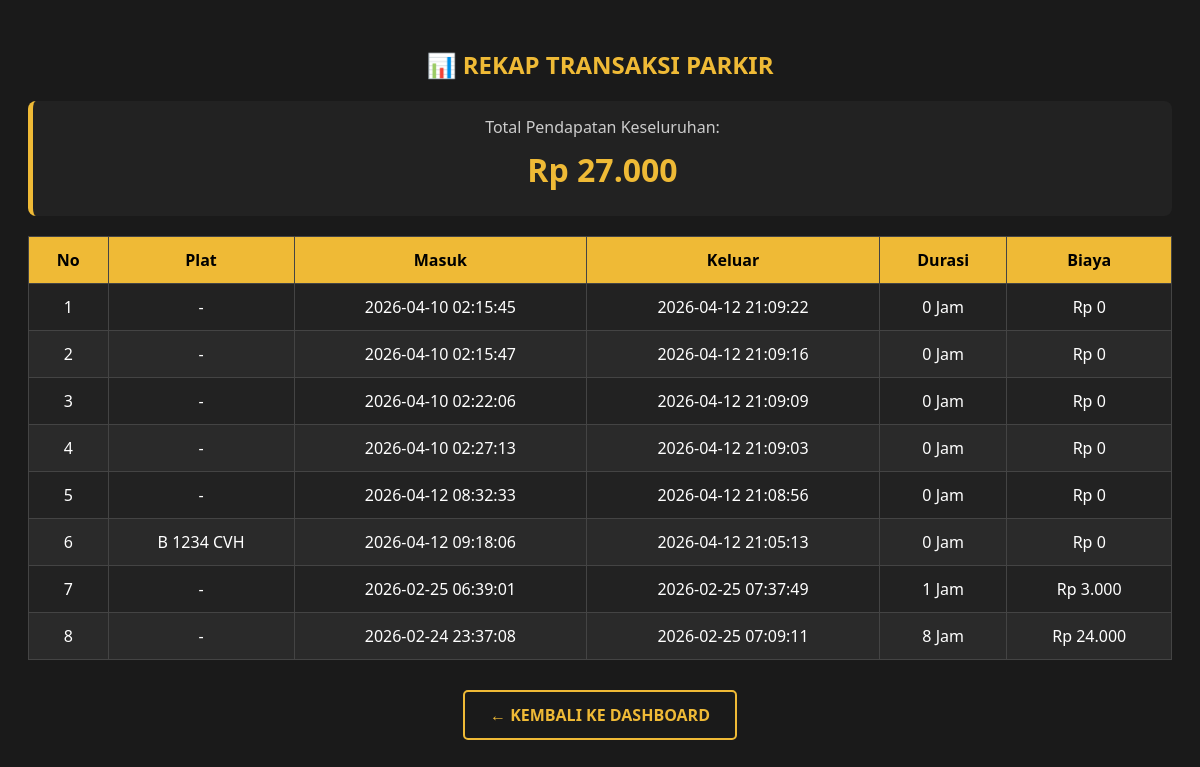
Screenshot of /views/owner/rekap_owner.php (signed in) with the database file from the repository.
### tables this page shows
CREATE TABLE `tb_transaksi` (
  `id_parkir` int(11) NOT NULL,
  `id_kendaraan` int(11) DEFAULT NULL,
  `no_plat` varchar(15) DEFAULT NULL,
  `jenis_kendaraan` enum('motor','mobil') DEFAULT NULL,
  `waktu_masuk` datetime NOT NULL,
  `waktu_keluar` datetime DEFAULT NULL,
  `id_tarif` int(11) DEFAULT NULL,
  `durasi_jam` int(11) DEFAULT NULL,
  `biaya_total` decimal(10,0) DEFAULT NULL,
  `status` enum('masuk','keluar') NOT NULL,
  `id` int(11) DEFAULT NULL,
  `id_area` int(11) DEFAULT NULL
);

### Models/m_koneksi.php (called while the page is built, shortened)
<?php
class m_koneksi {
    private $host = "localhost",
            $username = "root",
            $pass = "",
            $db = "ukkpaket2_windamarlianiani";
    function __construct() {
        $this->koneksi = mysqli_connect($this->host, $this->username, $this->pass, $this->db);
    }
}
?>

### Models/m_transaksi.php (called while the page is built, shortened)
<?php
require_once "m_koneksi.php";
class m_transaksi {
    private $koneksi;
    public function __construct() {
        $db = new m_koneksi();
        $this->koneksi = $db->koneksi;
    }
    public function getRekapTransaksi() {
        return mysqli_query($this->koneksi, "SELECT * FROM tb_transaksi WHERE status = 'keluar' ORDER BY waktu_keluar DESC");
    }
    public function getTotalPendapatan() {
        $query = mysqli_query($this->koneksi, "SELECT SUM(biaya_total) as total FROM tb_transaksi WHERE status = 'keluar'");
        if ($query) {
            $data = mysqli_fetch_assoc($query);
            return $data['total'] ?? 0;
        }
        return 0;
    }
}
?>

### views/owner/rekap_owner.php (the view, shortened to what this page needs)
<?php
require_once "../../Models/m_transaksi.php";
$model = new m_transaksi();
$rekap = $model->getRekapTransaksi();
$total_duit = $model->getTotalPendapatan();
?>
<!DOCTYPE html>
<html lang="id">
<head>
</head>
<body>
    <h2>📊 REKAP TRANSAKSI PARKIR</h2>
    <div class="total-card">
        <p style="margin: 0; color: #ccc;">Total Pendapatan Keseluruhan:</p>
        <h2 style="margin: 10px 0; font-size: 32px;">Rp <?= number_format($total_duit, 0, ',', '.') ?></h2>
    </div>
    <table>
        <thead>
            <tr>
                <th>No</th>
                <th>Plat</th>
                <th>Masuk</th>
                <th>Keluar</th>
                <th>Durasi</th>
                <th>Biaya</th>
            </tr>
        </thead>
        <tbody>
            <?php
            $no = 1;
            while($row = mysqli_fetch_assoc($rekap)):
            ?>
            <tr>
                <td><?= $no++ ?></td>
                <td><?= strtoupper($row['no_plat'] ?: '-') ?></td>
                <td><?= $row['waktu_masuk'] ?></td>
                <td><?= $row['waktu_keluar'] ?></td>
                <td><?= $row['durasi_jam'] ?? 0 ?> Jam</td>
                <td>Rp <?= number_format($row['biaya_total'] ?? 0, 0, ',', '.') ?></td>
            </tr>
            <?php endwhile; ?>
        </tbody>
    </table>
    <div class="btn-container">
        <a href="../admin/dashboardmin.php" class="btn-kembali">← KEMBALI KE DASHBOARD</a>
    </div>
</body>
</html>

### views/owner/rekap_owner.php (style rules this page uses)
body { background: #1a1a1a; color: white; font-family: 'Segoe UI', sans-serif; padding: 20px; }
h2 { color: #EFBA36; text-align: center; }
.total-card { background: #222; padding: 15px; border-radius: 8px; border-left: 5px solid #EFBA36; margin-bottom: 20px; text-align: center; }
table { width: 100%; border-collapse: collapse; margin-top: 20px; background: #222; }
th, td { border: 1px solid #444; padding: 12px; text-align: center; }
th { background: #EFBA36; color: black; }
tr:nth-child(even) { background: #2a2a2a; }
.btn-container { margin-top: 30px; text-align: center; }
.btn-kembali { display: inline-block; padding: 12px 25px; background-color: transparent; color: #EFBA36; border: 2px solid #EFBA36; border-radius: 5px; text-decoration: none; font-weight: bold; transition: 0.3s; }

### rows the page displays
tb_transaksi: no_plat "-", waktu_masuk "2026-04-10 02:15:45", waktu_keluar "2026-04-12 21:09:22", durasi_jam "0", biaya_total "0"
tb_transaksi: no_plat "-", waktu_masuk "2026-04-10 02:15:47", waktu_keluar "2026-04-12 21:09:16", durasi_jam "0", biaya_total "0"
tb_transaksi: no_plat "-", waktu_masuk "2026-04-10 02:22:06", waktu_keluar "2026-04-12 21:09:09", durasi_jam "0", biaya_total "0"
tb_transaksi: no_plat "-", waktu_masuk "2026-04-10 02:27:13", waktu_keluar "2026-04-12 21:09:03", durasi_jam "0", biaya_total "0"
tb_transaksi: no_plat "-", waktu_masuk "2026-04-12 08:32:33", waktu_keluar "2026-04-12 21:08:56", durasi_jam "0", biaya_total "0"
tb_transaksi: no_plat "B 1234 CVH", waktu_masuk "2026-04-12 09:18:06", waktu_keluar "2026-04-12 21:05:13", durasi_jam "0", biaya_total "0"
tb_transaksi: no_plat "-", waktu_masuk "2026-02-25 06:39:01", waktu_keluar "2026-02-25 07:37:49", durasi_jam "1", biaya_total "3.000"
tb_transaksi: no_plat "-", waktu_masuk "2026-02-24 23:37:08", waktu_keluar "2026-02-25 07:09:11", durasi_jam "8", biaya_total "24.000"

### other values shown
$total_duit "27.000"
